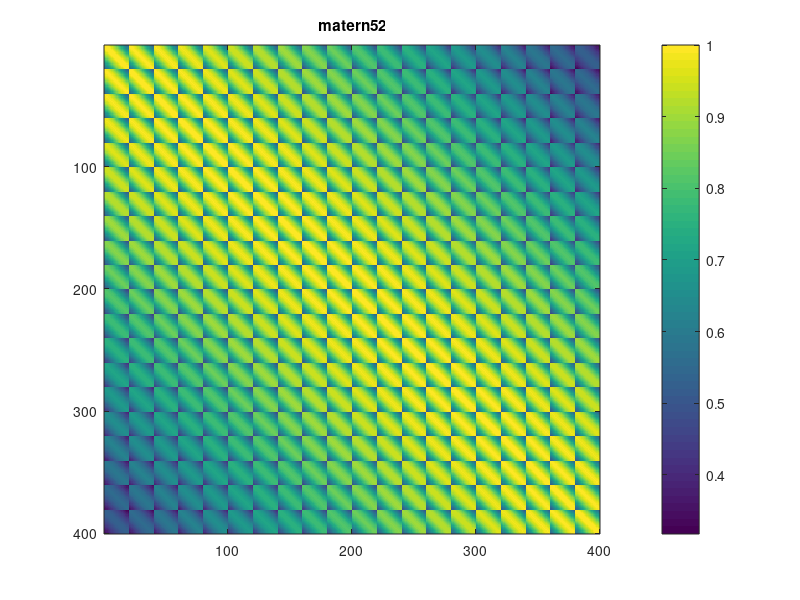
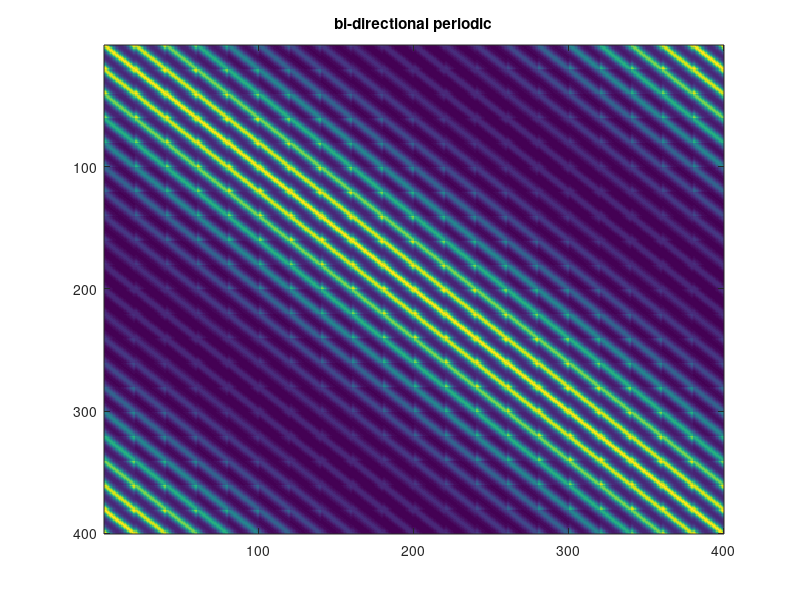
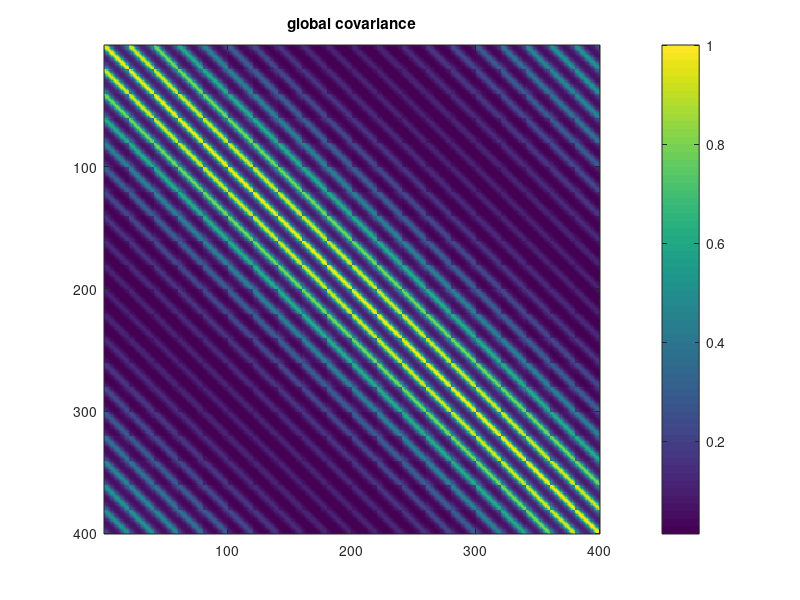
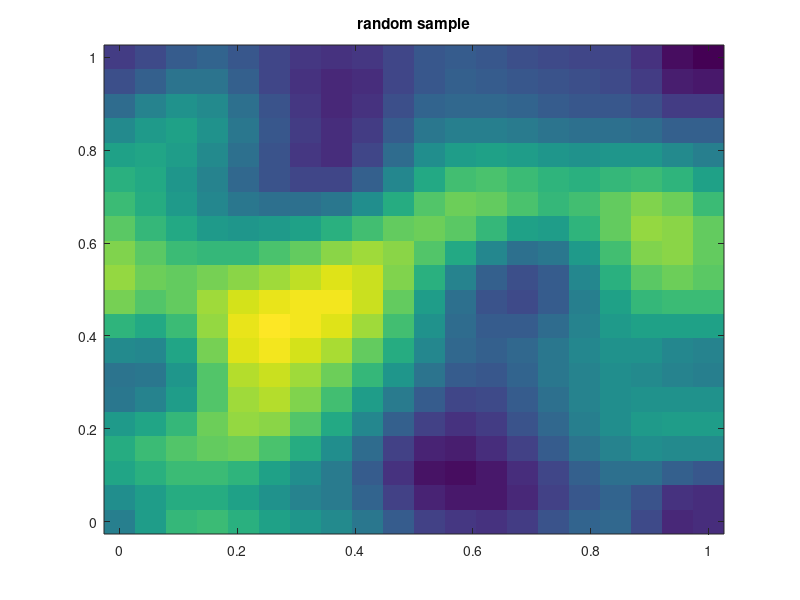

MATLAB code to generate these figures, in order:
clear; close all;

N = 20;
sigma_f_periodic = 1;
sigma_l_periodic = 1;
sigma_f_matern = 1;
sigma_l_matern = 1;
p = [1 1];

gridvec = linspace(0,1,N);
[X,Y] = meshgrid(gridvec,gridvec);
points = [X(:) Y(:)];

points_i = points;
points_j = points;
points_i = permute(points_i,[1 3 2]);
points_j = permute(points_j,[1 3 2]);
displacements = points_i - permute(points_j,[2 1 3]);
r = vecnorm(displacements,2,3);

sin_arg1 = pi*abs(displacements(:,:,1))/p(1);
sin_arg2 = pi*abs(displacements(:,:,2))/p(2);
% C = sigma_f^2*exp(-2*sin(sin_arg1 + sin_arg2).^2/sigma_l^2);
C_periodic1 = sigma_f_periodic^2*exp(-2*sin(sin_arg1).^2/sigma_l_periodic^2);
C_periodic2 = sigma_f_periodic^2*exp(-2*sin(sin_arg2).^2/sigma_l_periodic^2);
C_matern = sigma_f_matern^2*(1 + sqrt(5)*r/sigma_l_matern + 5*r.^2/(3*sigma_l_matern^2)).*exp(-sqrt(5)*r/sigma_l_matern);
C_periodic = C_periodic1.*C_periodic2;
C = C_periodic.*C_matern;

figure
imagesc(C_matern)
colorbar
title('matern52')
figure
imagesc(C_periodic)
title('bi-directional periodic')
figure
imagesc(C)
title('global covariance')
colorbar
min(eig(C))

z = mvnrnd(zeros(N^2,1),C);
Z = reshape(z,N,N);
figure
imagesc([0 1],[0 1],Z);
set(gca,'YDir','normal')
title('random sample')

figure
imagesc([0 3],[0 3],repmat(Z,3,3))
set(gca,'YDir','normal')
title('random sample, 3x3 tesselation')